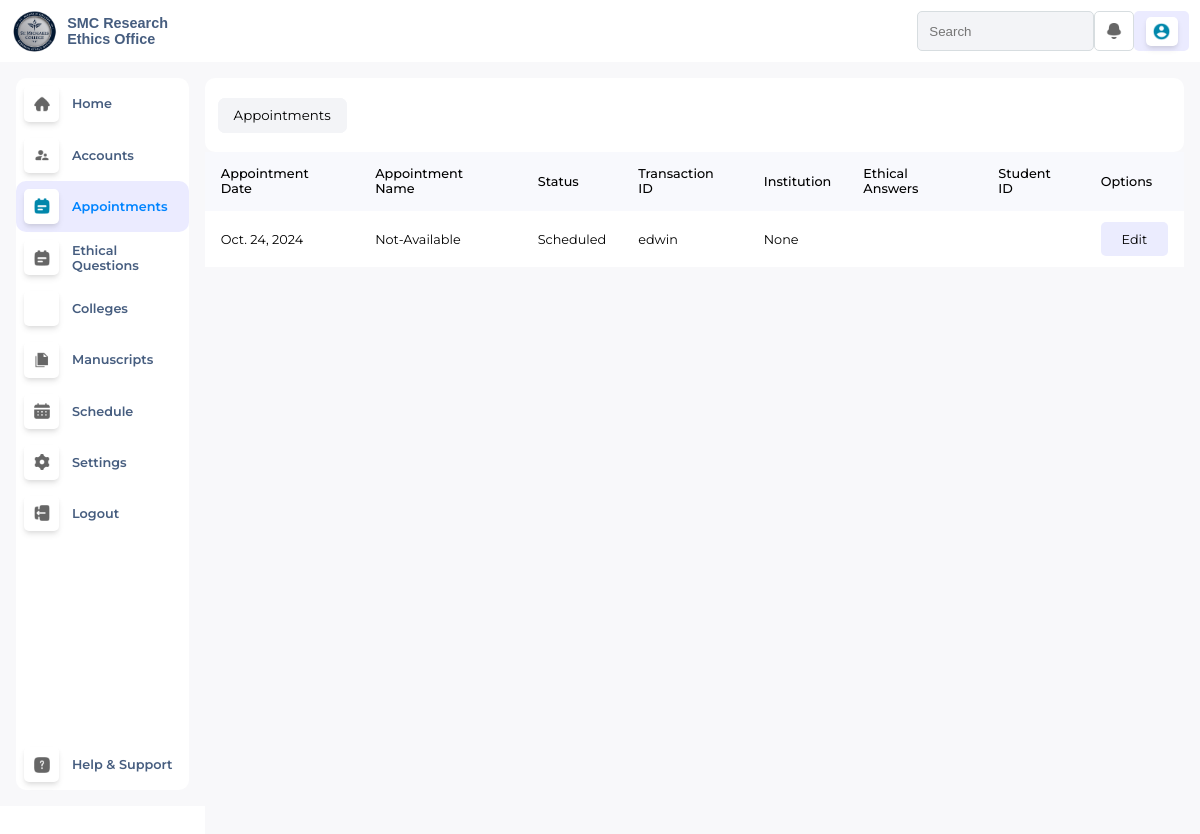
The app's page /adminAppointments/ with its own data.
### EthicsApp/views/models.py (models this page shows, shortened)
class Appointments(models.Model):
    appointment_date = models.DateField(null=True)
    appointment_name = models.CharField(max_length =255, null=True)
    status = models.CharField(max_length=100, null=True)
    transaction_id = models.CharField(max_length=100, null=True)
    institution = models.CharField(max_length=100, null=True)
    account_id = models.ForeignKey(Accounts, on_delete=models.CASCADE, null=True)
    thesis_type_id = models.ForeignKey(ThesisType, on_delete=models.CASCADE, null=True)

### EthicsApp/views/adminDashboard.py (the view)
# urls.py: re_path(r'^adminAppointments/$', views.adminAppointments, name='adminAppointments'),
def adminAppointments(request):
    profile_picture = request.session.get('profile_picture', None)
    account_type = request.session.get('account_type', None)
    appointments = Appointments.objects.all()
    return render(request, 'admin/adminAppointments.html', {
        'appointments': appointments,
        'profile_picture': profile_picture,
        'account_type': account_type
    })

### EthicsApp/templates/admin/adminAppointments.html (shortened to what this page needs)
{% extends "master.html" %}
{% load static %}
{% block css %}
<link rel="stylesheet" href="{% static './css/adminDashboard.css' %}">
<link rel="stylesheet" href="{% static './css/adminColleges.css' %}">
<link rel="stylesheet" href="https://cdnjs.cloudflare.com/ajax/libs/font-awesome/6.6.0/css/all.min.css"
 />
{% endblock %}
{% block content %}
<div class="MainContainer">
    {% include './adminTopNav.html' %}
    <div class="MC-Bottom">
        {% include './adminNav.html' %}
        <div id="College-Content">
            <div class="CC-Top">
                <div class="CCT-Left">
                      <button id="ListOfColleges">Appointments</button>
                </div>
                </div>
              <div id="StudentAcc-Area">
                  <table>
                    <tr>
                    <th>Appointment Date</th>
                    <th>Appointment Name</th>
                    <th>Status</th>
                    <th>Transaction ID</th>
                    <th>Institution</th>
                    <th>Ethical Answers</th>
                    <th>Student ID</th>
                    <th>Options</th>
                    </tr>
                      {% for x in appointments %}
                    <tr>
                        <td>{{ x.appointment_date }}</td>
                        <td>{{ x.appointment_name }}</td>
                        <td>{{ x.status }}</td>
                        <td>{{ x.transaction_id }}</td>
                        <td>{{ x.institution }}</td>
                        <td>{{ x.ethicalAnswers_id }}</td>
                        <td>{{ x.student_id }}</td>
                      <td>
                        <button class="TableEdit-Btn" type="">Edit</button>
                      </td>
                    </tr>
                    {% endfor %}
                  </table>
                </div>
          </div>
    </div>
</div>
{% endblock %}

### EthicsApp/static/css/master.css (style rules this page uses)
body { visibility: hidden; opacity: 0; transition: opacity 0.3s ease-in-out; }

### EthicsApp/static/css/adminDashboard.css (style rules this page uses)
* { margin: 0; padding: 0; }
body { overflow-y: hidden; font-family: "Montserrat", sans-serif; height: 90vh; background-color: var(--login-container); }
[data-theme="light"] { --bg-color: #f8f9ff; --text-color: #373131; --login-container: #ffffff; --border: #DCDCDE; --button-color: #0084ff; --button-hover: #0179e8; --container-border: #d7dde0; --h3-Top: #07192a; --input-bg: #f3f4f7; --icon-filter: brightness(0.5) invert(0.4); --nav-bg-icon: #f3f4f7; --nav-p: #465d7f; --nav-hover: #ebebff; --nav-p-hovered: black; --calendarView-btn-color: #f3f4f7; --modal-container: #ffffff; }
.MainContainer { width: 100%; height: 100%; background-color: var(--login-container); }
.MC-Bottom { display: flex; height: 93vh; }
table th { background-color: #f8f9fd; }
.TableEdit-Btn { background-color: #ebecfe; border: none; color: black; padding: 0.6rem 1.3rem; border-radius: 5px; font-family: "Montserrat", sans-serif; font-size: 0.8rem; }

### EthicsApp/static/css/adminColleges.css (style rules this page uses)
[data-theme="light"] { --bg-color: #f8f9ff; --text-color: #373131; --login-container: #ffffff; --border: #DCDCDE; --button-color: #0084ff; --button-hover: #0179e8; --container-border: #d7dde0; --h3-Top: #07192a; --input-bg: #f3f4f7; --icon-filter: brightness(0.5) invert(0.4); --nav-bg-icon: #f3f4f7; --nav-p: #465d7f; --nav-hover: #ebebff; --nav-p-hovered: black; --calendarView-btn-color: #f3f4f7; --modal-container: #ffffff; }
#College-Content { width: 85%; height: 100%; display: flex; flex-direction: column; padding-right: 1rem; padding-top: 1rem; padding-bottom: 1rem; background-color: #f8f8fa; }
.CC-Top { height: 3rem; display: flex; justify-content: space-between; align-items: center; padding: 0.8rem; background-color: var(--modal-container); border-radius: 10px; }
.CCT-Left { background-color: var(--calendarView-btn-color); border-radius: 7px; }
.CCT-Left button { transition: background-color 0.3s ease, box-shadow 0.3s ease; }
.CCT-Left button { padding: 0.6rem 1rem; border: none; border-radius: 7px; font-family: "Montserrat", sans-serif; cursor: pointer; background-color: var(--calendarView-btn-color); }
table { width: 100%; border-collapse: collapse; text-align: left; table-layout: auto; }
td { font-family: "Montserrat", sans-serif; font-size: 0.8rem; padding: 0.7rem 1rem; background-color: var(--modal-container); }
th { font-family: "Montserrat", sans-serif; font-size: 0.8rem; padding: 0.9rem 1rem; background-color: var(--modal-container); }
th { font-weight: 500; }
td { vertical-align: middle; }
td { min-height: 2rem; }

### records on screen
Appointments: appointment_date "Oct. 24, 2024", appointment_name "Not-Available", status "Scheduled", transaction_id "edwin", institution "None"
